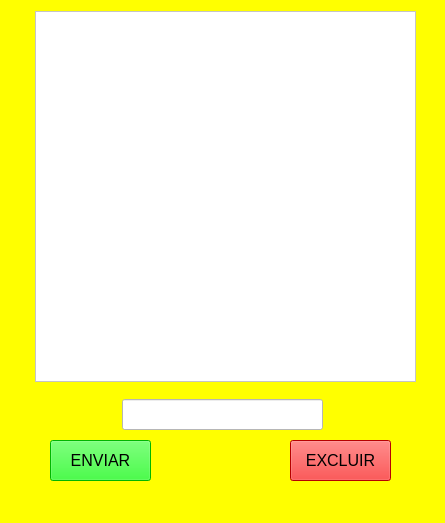
<?xml version="1.0" encoding="UTF-8"?>
<ui version="4.0">
 <class>MainWindow</class>
 <widget class="QMainWindow" name="MainWindow">
  <property name="geometry">
   <rect>
    <x>0</x>
    <y>0</y>
    <width>445</width>
    <height>523</height>
   </rect>
  </property>
  <property name="windowTitle">
   <string>MainWindow</string>
  </property>
  <property name="styleSheet">
   <string notr="true">background-color:rgb(255, 255, 0)</string>
  </property>
  <widget class="QWidget" name="centralwidget">
   <widget class="QLineEdit" name="lineEdit">
    <property name="geometry">
     <rect>
      <x>122</x>
      <y>399</y>
      <width>201</width>
      <height>31</height>
     </rect>
    </property>
    <property name="styleSheet">
     <string notr="true">background-color:rgb(255, 255, 255) </string>
    </property>
   </widget>
   <widget class="QPushButton" name="pushButton">
    <property name="geometry">
     <rect>
      <x>50</x>
      <y>440</y>
      <width>101</width>
      <height>41</height>
     </rect>
    </property>
    <property name="font">
     <font>
      <pointsize>12</pointsize>
     </font>
    </property>
    <property name="styleSheet">
     <string notr="true">background-color:rgb(0, 255, 0)</string>
    </property>
    <property name="text">
     <string>ENVIAR</string>
    </property>
   </widget>
   <widget class="QPushButton" name="pushButton_2">
    <property name="geometry">
     <rect>
      <x>290</x>
      <y>440</y>
      <width>101</width>
      <height>41</height>
     </rect>
    </property>
    <property name="font">
     <font>
      <pointsize>12</pointsize>
     </font>
    </property>
    <property name="styleSheet">
     <string notr="true">background-color:rgb(255, 0, 0)</string>
    </property>
    <property name="text">
     <string>EXCLUIR</string>
    </property>
   </widget>
   <widget class="QListWidget" name="listWidget">
    <property name="geometry">
     <rect>
      <x>35</x>
      <y>11</y>
      <width>381</width>
      <height>371</height>
     </rect>
    </property>
    <property name="styleSheet">
     <string notr="true">background-color:rgb(255,255,255)</string>
    </property>
   </widget>
  </widget>
  <widget class="QMenuBar" name="menubar">
   <property name="geometry">
    <rect>
     <x>0</x>
     <y>0</y>
     <width>445</width>
     <height>21</height>
    </rect>
   </property>
  </widget>
  <widget class="QStatusBar" name="statusbar"/>
 </widget>
 <resources/>
 <connections/>
</ui>
